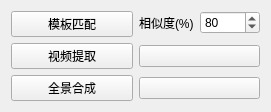
   <widget class="QWidget" name="gridLayoutWidget_2">
    <property name="geometry">
     <rect>
      <x>900</x>
      <y>530</y>
      <width>271</width>
      <height>111</height>
     </rect>
    </property>
    <layout class="QGridLayout" name="gridLayout_2">
     <item row="2" column="0">
      <widget class="QPushButton" name="pushButton_42">
       <property name="text">
        <string>全景合成</string>
       </property>
      </widget>
     </item>
     <item row="1" column="0">
      <widget class="QPushButton" name="pushButton_40">
       <property name="text">
        <string>视频提取</string>
       </property>
      </widget>
     </item>
     <item row="0" column="0">
      <widget class="QPushButton" name="pushButton_38">
       <property name="text">
        <string>模板匹配</string>
       </property>
      </widget>
     </item>
     <item row="2" column="1">
      <widget class="QPushButton" name="pushButton_43">
       <property name="text">
        <string/>
       </property>
      </widget>
     </item>
     <item row="1" column="1">
      <widget class="QPushButton" name="pushButton_41">
       <property name="text">
        <string/>
       </property>
      </widget>
     </item>
     <item row="0" column="1">
      <layout class="QFormLayout" name="formLayout_14">
       <item row="0" column="0">
        <widget class="QLabel" name="label_19">
         <property name="styleSheet">
          <string notr="true"/>
         </property>
         <property name="text">
          <string>相似度(%)</string>
         </property>
        </widget>
       </item>
       <item row="0" column="1">
        <widget class="QDoubleSpinBox" name="doubleSpinBox_23">
         <property name="styleSheet">
          <string notr="true"/>
         </property>
         <property name="accelerated">
          <bool>true</bool>
         </property>
         <property name="decimals">
          <number>0</number>
         </property>
         <property name="minimum">
          <double>0.000000000000000</double>
         </property>
         <property name="maximum">
          <double>100.000000000000000</double>
         </property>
         <property name="singleStep">
          <double>1.000000000000000</double>
         </property>
         <property name="value">
          <double>80.000000000000000</double>
         </property>
        </widget>
       </item>
      </layout>
     </item>
    </layout>
   </widget>
